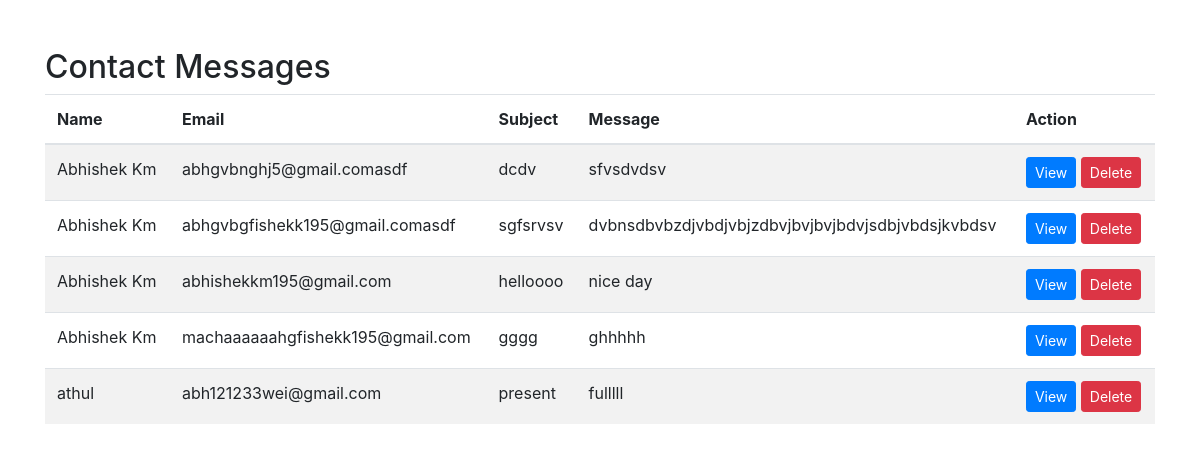
The page /AdminApp/view_contact_messages/ on the database its author committed.
### JourneyJunction/models.py (models this page shows, shortened)
class ContactMessage(models.Model):
    name = models.CharField(max_length=100)
    email = models.EmailField()
    subject = models.CharField(max_length=200)
    message = models.TextField()

### AdminApp/views.py (the view)
# urls.py: path('view_contact_messages/', views.view_contact_messages, name='view_contact_messages')
def view_contact_messages(request):
    contact_messages = ContactMessage.objects.all()
    return render(request, 'view_message.html', {'contact_messages': contact_messages})

### AdminApp/templates/view_message.html (shortened to what this page needs)
<!DOCTYPE html>
<html lang="en">
<head>
    <link rel="stylesheet" href="https://stackpath.bootstrapcdn.com/bootstrap/4.5.2/css/bootstrap.min.css">
</head>
<body>
    <div class="container mt-5">
        <h2>Contact Messages</h2>
        <table class="table table-striped">
            <thead>
                <tr>
                    <th>Name</th>
                    <th>Email</th>
                    <th>Subject</th>
                    <th>Message</th>
                    <th>Action</th>
                </tr>
            </thead>
            <tbody>
                {% for contact in contact_messages %}
                    <tr>
                        <td>{{ contact.name }}</td>
                        <td>{{ contact.email }}</td>
                        <td>{{ contact.subject }}</td>
                        <td>{{ contact.message }}</td>
                        <td>
                            <a href="#" class="btn btn-primary btn-sm">View</a>
                            <a href="#" class="btn btn-danger btn-sm">Delete</a>
                        </td>
                    </tr>
                {% empty %}
                    <tr>
                        <td colspan="5" class="text-center">No messages found.</td>
                    </tr>
                {% endfor %}
            </tbody>
        </table>
    </div>
</body>
</html>

### rows shown on the page
ContactMessage: name "Abhishek Km", email "abhgvbnghj5@gmail.comasdf", subject "dcdv", message "sfvsdvdsv"
ContactMessage: name "Abhishek Km", email "abhgvbgfishekk195@gmail.comasdf", subject "sgfsrvsv", message "dvbnsdbvbzdjvbdjvbjzdbvjbvjbvjbdvjsdbjvbdsjkvbdsv"
ContactMessage: name "Abhishek Km", email "abhishekkm195@gmail.com", subject "helloooo", message "nice day"
ContactMessage: name "Abhishek Km", email "machaaaaaahgfishekk195@gmail.com", subject "gggg", message "ghhhhh"
ContactMessage: name "athul", email "abh121233wei@gmail.com", subject "present", message "fulllll"
